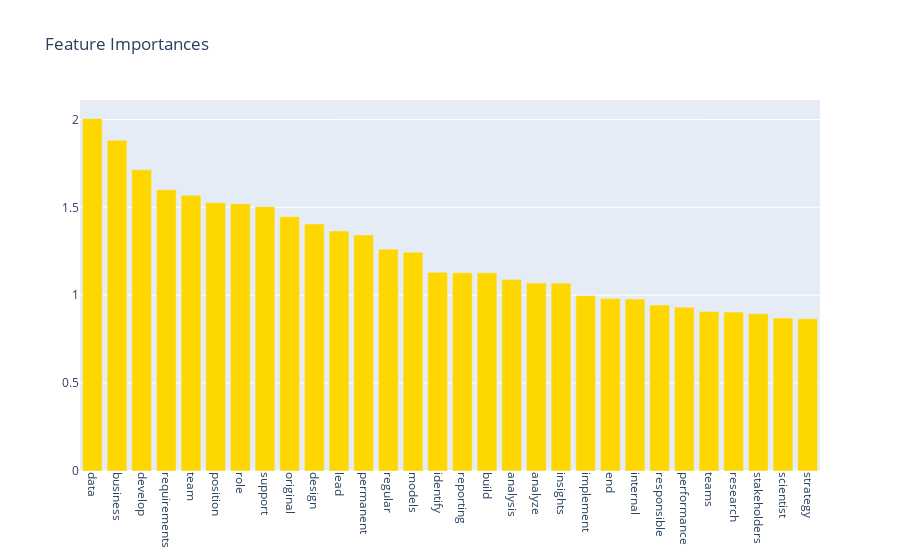

Notebook code for this chart:
### Code cell
# Get the feature importances
print("Getting feature importances...")
importances = lr.get_feature_importances(fitted_grid, feature_names = tfidf_df.columns.tolist(), save_directory_path = '/Users/mtaruno/Documents/DevZone/job-research/data/artifacts/importances/{}')

lr.visualize_feature_importances(importances)

### Figure 1 — Plotly figure (JSON) as saved in the notebook; plotly's stock layout.template omitted (floating-point values rounded to 4 significant figures)
{"data": [{"marker": {"color": "#FFD700"}, "type": "bar", "x": ["data", "business", "develop", "requirements", "team", "position", "role", "support", "original", "design", "lead", "permanent", "regular", "models", "identify", "reporting", "build", "analysis", "analyze", "insights", "implement", "end", "internal", "responsible", "performance", "teams", "research", "stakeholders", "scientist", "strategy"], "y": [2.005, 1.881, 1.713, 1.6, 1.568, 1.526, 1.521, 1.504, 1.447, 1.406, 1.365, 1.343, 1.262, 1.245, 1.131, 1.128, 1.128, 1.09, 1.07, 1.069, 0.9972, 0.9808, 0.9788, 0.9448, 0.9318, 0.9069, 0.9044, 0.8943, 0.8702, 0.8657]}], "layout": {"barmode": "stack", "title": {"text": "Feature Importances"}, "xaxis": {"dtick": 1, "showticklabels": true, "tickangle": 90, "type": "category"}}}
